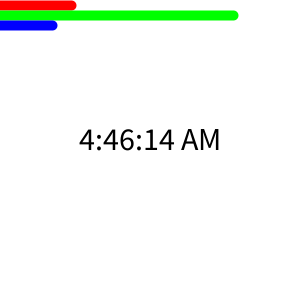
Frame 1 (no input)
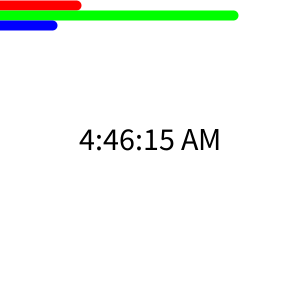
Frame 60 (the mouse pressed at the canvas centre just before this capture)
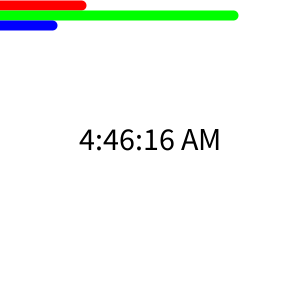
Frame 120 (the mouse held since frame 60 and released just before this capture)

The Processing sketch that drew these frames (run headless with seeded random() and noise(); from frame 60 on, the mouse is pressed at the canvas centre):

// Processing sketch: concentric_clock
// ── concentric_clock.pde
/*
 * @author Haziel Zuniga
 * @author Stephen Kovalsky
 */

//dials to set alarm hour, min, sec 
int alarmHour = 0;
int alarmMin = 0;
int alarmSec = 0;

void setup () {
  size(300, 300);

  fill(0);
  textSize(32);
  textAlign(CENTER);
}

void draw() {
  int second = second();
  int minute = minute();
  int hour = hour();

  background(255, 255, 255);

  // display regular clock
  String amOrPm = (hour>=12)? "PM" : "AM";
  text(hour%12+ ":" +nf(minute, 2)+ ":" +nf(second, 2)+ " " +amOrPm, width/2, height/2);

  drawConcentricClock();
}

void drawConcentricClock() {
  strokeWeight(10);
  stroke(255, 0, 0);
  line(0, 5, map(second(), 0, 59, 0, width), 5);
  stroke(0, 255, 0);
  line(0, 15, map(minute(), 0, 59, 0, width), 15);
  stroke(0, 0, 255);
  line(0, 25, map(hour(), 0, 23, 0, width), 25);
}

void alarmAction() {
}
